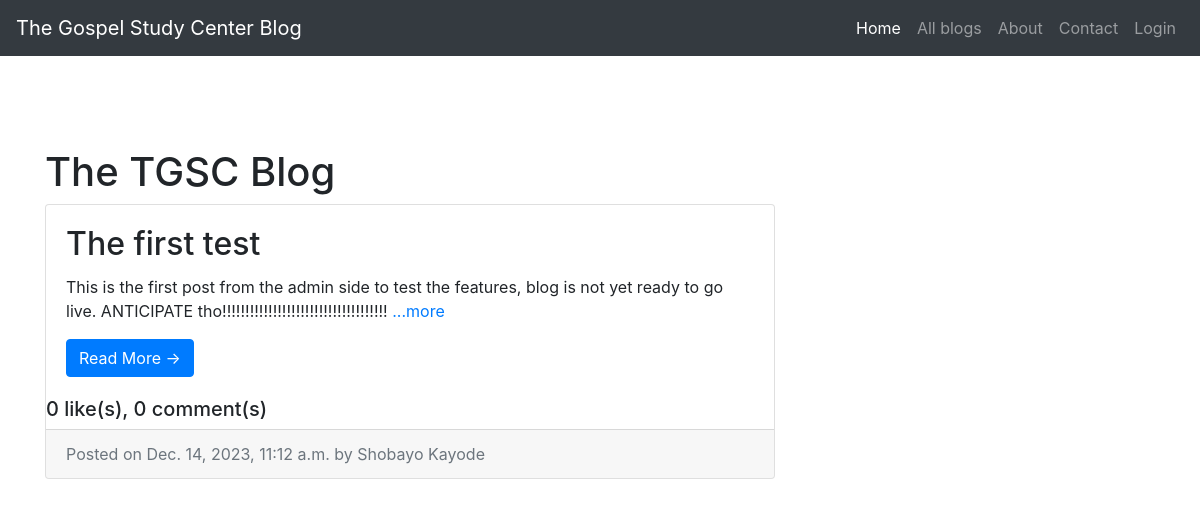
Page /blog/all on the earlier database version.
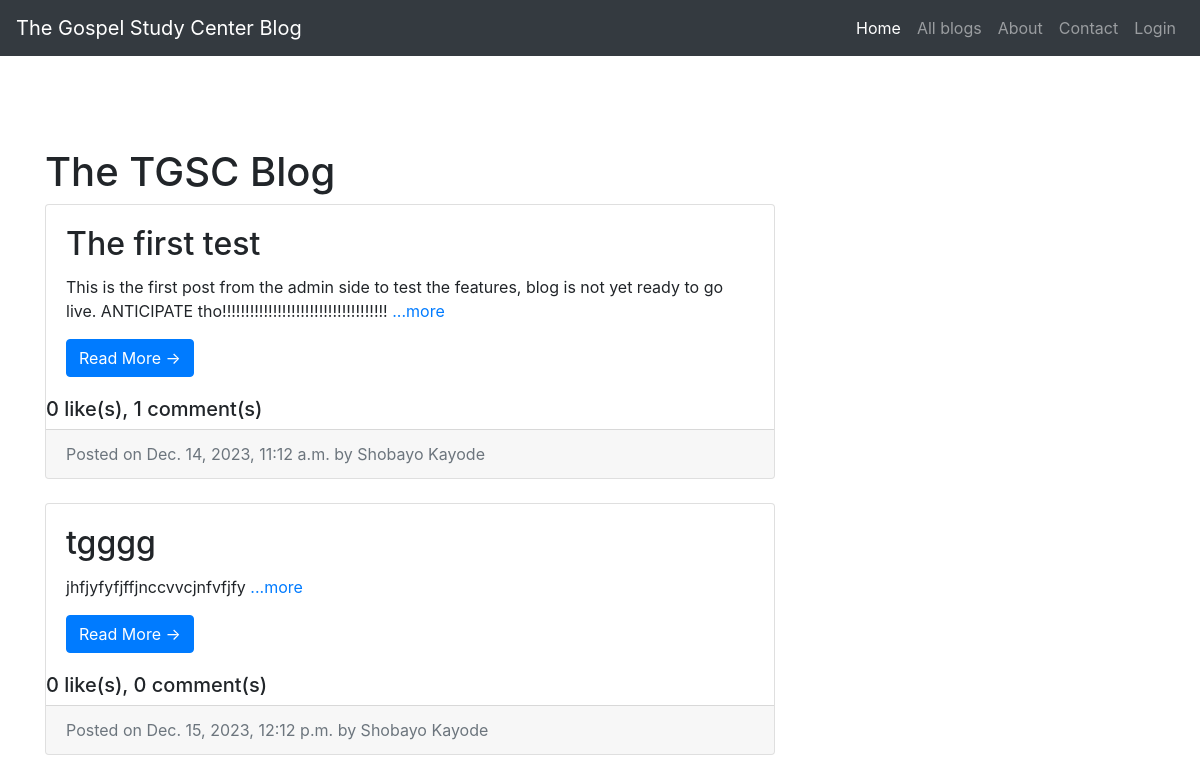
Same page on the later database version.
### blog/models.py (models this page shows, shortened)
class Blog(models.Model):
    title = models.CharField(max_length=100)
    content = models.TextField()
    like = models.ManyToManyField(User, related_name='blog_likes', blank=True)
    date_created = models.DateTimeField(auto_now_add=True)
    def summary(self):
        return self.content[:150]

### blog/views.py (the view)
# urls.py: path('all',views.all,name='all'),
def all(request):
    blogs = Blog.objects.annotate(comment_count=Count('comments'))
    return render(request, 'blog/all.html', {'blogs': blogs})

### blog/templates/blog/all.html (shortened to what this page needs)
<!DOCTYPE html>
<html lang="en">
<head>
    <link href="https://stackpath.bootstrapcdn.com/bootstrap/4.5.2/css/bootstrap.min.css" rel="stylesheet">
</head>
<body>
    <nav class="navbar navbar-expand-lg navbar-dark bg-dark fixed-top">
        <a class="navbar-brand" href="{% url 'home' %}">The Gospel Study Center Blog</a>
        <div class="collapse navbar-collapse" id="navbarResponsive">
            <ul class="navbar-nav ml-auto">
                <li class="nav-item active">
                    <a class="nav-link" href="{% url 'home' %}">Home
                    </a>
                </li>
                <li class="nav-item">
                    <a class="nav-link" href="{% url 'all' %}">All blogs</a>
                </li>
                <li class="nav-item">
                    <a class="nav-link" href="{% url 'about' %}">About</a>
                </li>
                <li class="nav-item">
                    <a class="nav-link" href="{% url 'contact' %}">Contact</a>
                </li>
                {% if user.is_authenticated %}
                   <li class="nav-item">
                        <a class="nav-item nav-link" href="javascript:{document.getElementById('logout').submit()}">Logout</a>
                        <form id="logout" method="post" action="{% url 'logout' %}">{% csrf_token %}
                        <input type="hidden"/>
                        </form>
                   </li>
                {% else %}
                    <li class="nav-item">
                    <a class="nav-link" href="{% url 'login' %}">Login</a>
                    </li>
                {% endif %}
            </ul>
        </div>
    </nav>
    <div class="container mt-5">
        <div class="row">
            <div class="col-lg-8">
                <h1 class="mt-4">The TGSC Blog</h1>
                {% for blog in blogs  %}
                <div class="card mb-4">
                    <div class="card-body">
                        <h2 class="card-title">{{ blog.title }}</h2>
                        <p class="card-text">{{blog.summary}} <a href="{% url 'detail' blog_id=blog.id %}">...more</a></p>
                        <a href="{% url 'detail' blog_id=blog.id %}" class="btn btn-primary">Read More &rarr;</a>
                    </div>
                    <h5>{{ blog.like.count }} like(s), {{ blog.comment_count }} comment(s)</h5>
                    <div class="card-footer text-muted">
                        Posted on {{ blog.date_created }} by Shobayo Kayode
                    </div>
                </div>
                {% endfor %}
            </div>
            <div class="col-lg-4">
            </div>
        </div>
    </div>
</body>
</html>

### blog/templates/blog/all.html (style rules this page uses)
body { padding-top: 56px; }
@media (min-width: 768px) { body { padding-top: 76px; } }

Differences in the rows shown:
computed for Blog "The first test": comment_count "0" → "1"
added Blog: title "tgggg", summary "jhfjyfyfjffjnccvvcjnfvfjfy", like.count "0", comment_count "0", date_created "Dec. 15, 2023, 12:12 p.m."
